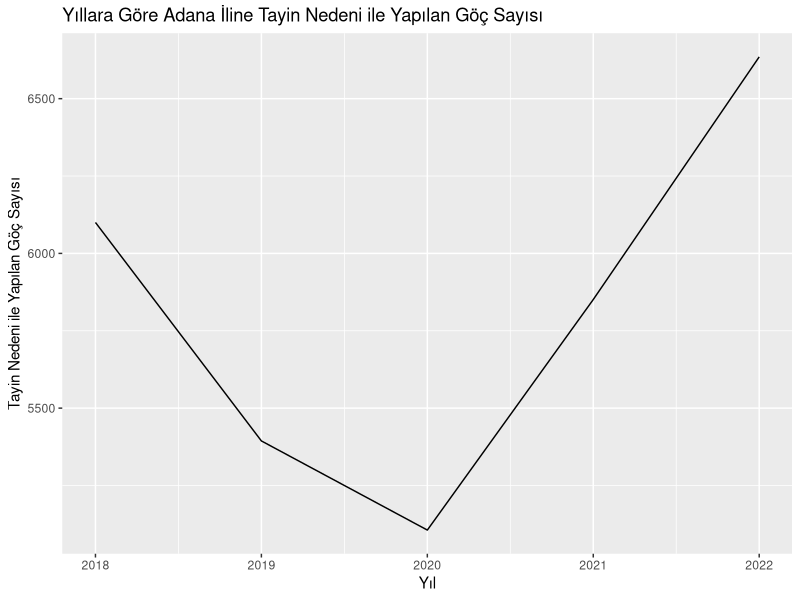
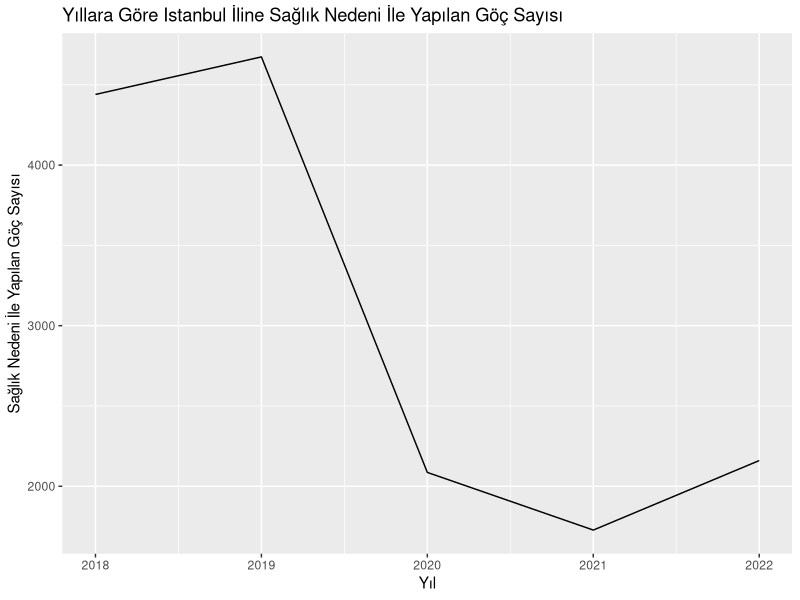
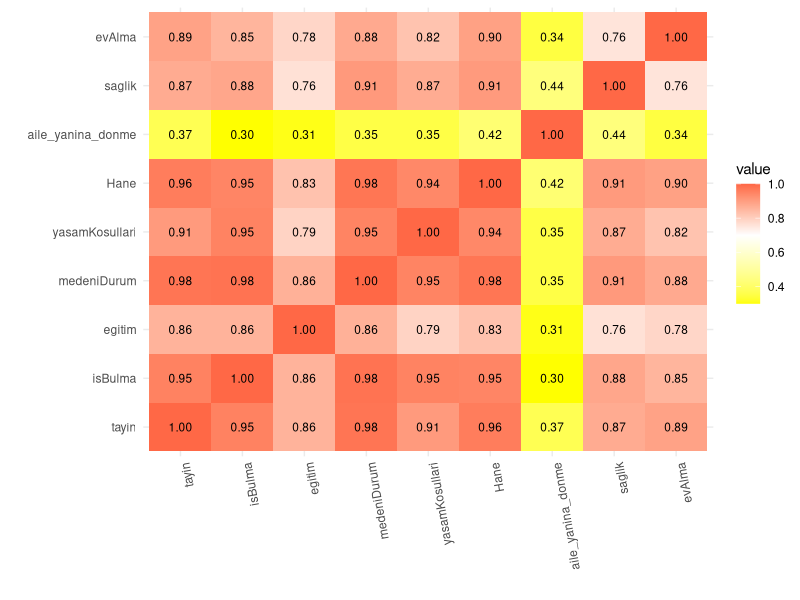
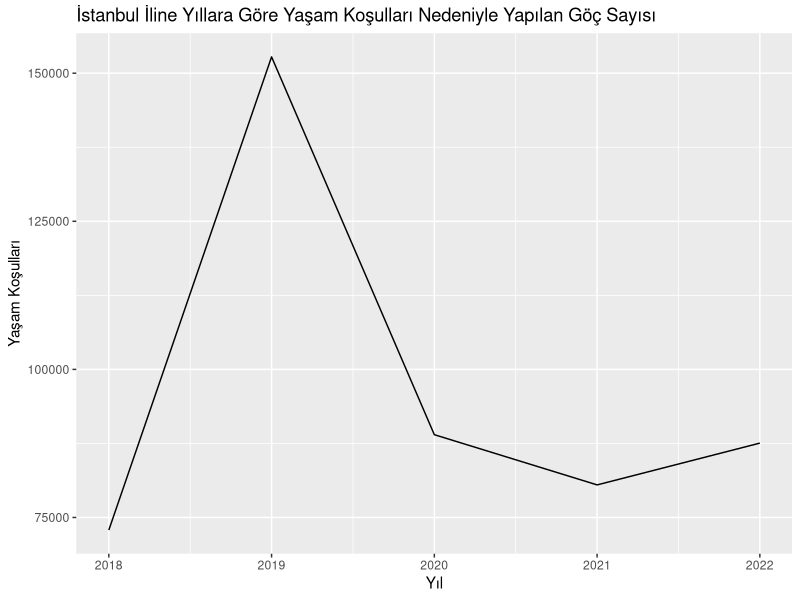
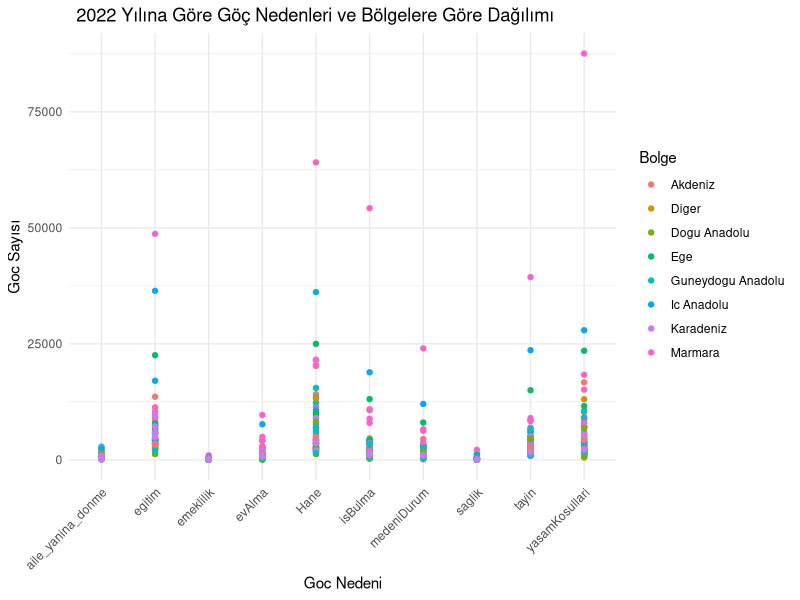
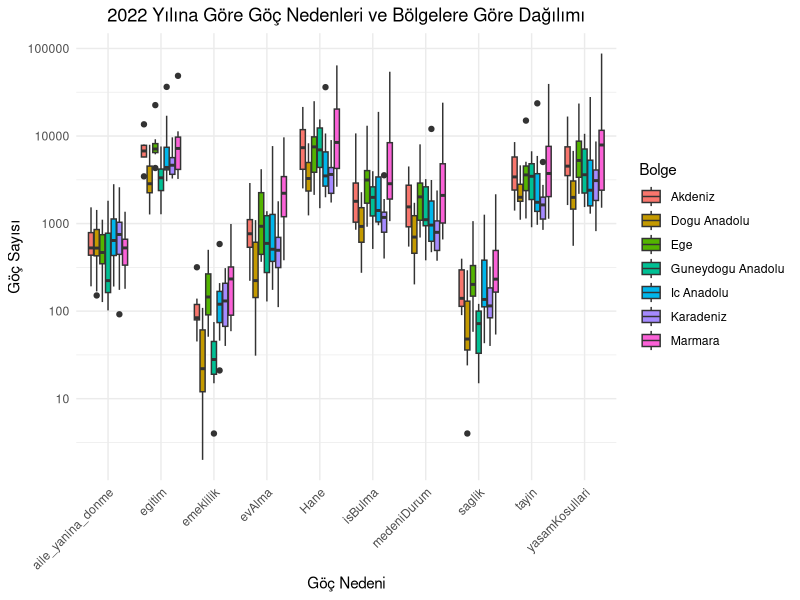
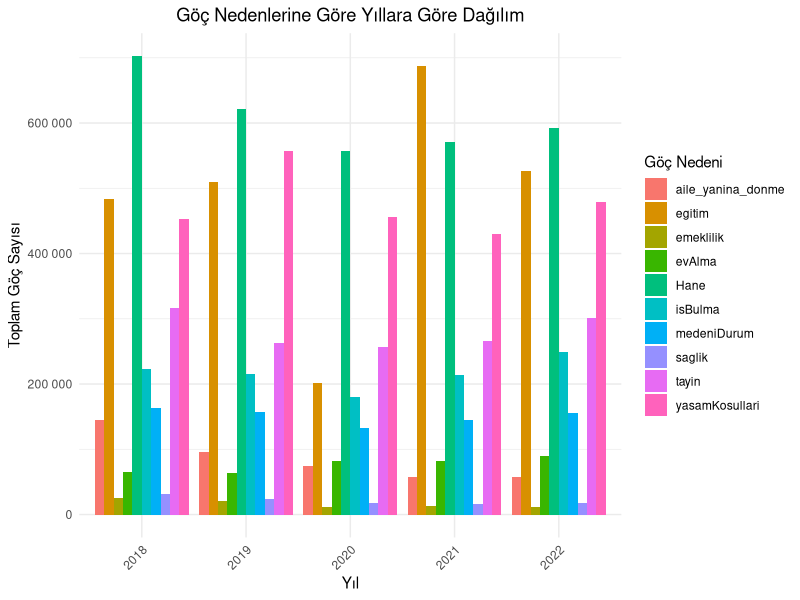
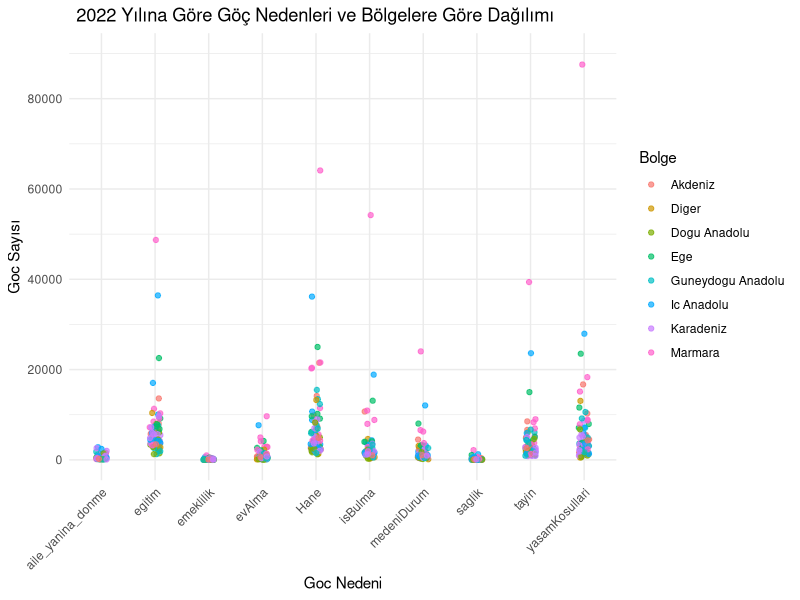

Write the R code that produced these figures, in order.
## ---- chunk 1

library(readxl)
library(ggplot2)
library(tidyverse)
library(dplyr)
library(knitr)
library(ggrepel)
library(reshape2)
library(gridExtra)
## ---- chunk 2
##exceldosyasını okuma
alinan_goc <- read_excel("goc_etme_nedenine_illerin_aldigi_goc.xlsx")
## ---- chunk 3
##veri setinin ilk bir kaç satırını gösterme
head(alinan_goc)
## ---- chunk 4
Sys.setlocale("LC_CTYPE", "turkish")
# Adana ili verisini seçme
adana_verisi <- subset(alinan_goc, il == "Adana")

# Tayin sayılarını görselleştirme
ggplot(data = adana_verisi, aes(x = yil, y = tayin)) +
  geom_line() +
  labs(x = "Yıl", y = "Tayin Nedeni ile Yapılan Göç Sayısı") +
  ggtitle("Yıllara Göre Adana İline Tayin Nedeni ile Yapılan Göç Sayısı")
## ---- chunk 5
Sys.setlocale("LC_CTYPE", "turkish")
# İstanbul ili verisini seçme
istanbul_verisi <- subset(alinan_goc, il == "Istanbul")

# sağlık nedeni ile istanbula göç edenlerinin grafiğini çizme
ggplot(data = istanbul_verisi, aes(x = yil, y = saglik)) +
  geom_line() +
  labs(x = "Yıl", y = "Sağlık Nedeni İle Yapılan Göç Sayısı") +
  ggtitle("Yıllara Göre Istanbul İline Sağlık Nedeni İle Yapılan Göç Sayısı")
## ---- chunk 6
##cor() fonksiyonu kullanılarak alinan_goc veri setindeki belirli sütunlar arasındaki korelasyonlar hesaplanır.
# Korelasyon matrisini hesapla
##cor() fonksiyonu, alinan_goc veri setindeki 3. sütundan 11. sütuna kadar olan sütunlardaki değişkenler arasındaki korelasyonları hesaplar. use = "complete.obs" argümanı, eksik değerleri içeren gözlemleri hesaplama işleminden çıkarır.
correlation_matrix <- cor(alinan_goc[, c(3:11)], use = "complete.obs")
melted_corr_matrix <- melt(correlation_matrix)
##Daha sonra, melt() fonksiyonu kullanılarak korelasyon matrisi eritilir
##melted_corr_matrix <- melt(correlation_matrix) ggplot2 paketi kullanılarak korelasyon matrisi görselleştirilir. 
##geom_tile() fonksiyonu ile korelasyon matrisi, renkli kareler olarak gösterilir. geom_text() fonksiyonu ile her karenin içine korelasyon değerleri yazdırılır. 
##labs() fonksiyonu ile x ve y eksenlerine etiketler eklenir. guides() fonksiyonu ile renk gradyanı için bir renk skalası eklenebilir. Son olarak, theme() fonksiyonları ile grafik stili ayarlanır.
# Ve Korelasyon matrisini görselleştirilir
ggplot(melted_corr_matrix, aes(Var1, Var2, fill = value)) +
  geom_tile() + 
   geom_text(aes(label = sprintf("%.2f", value)), color = "black", size = 3) +
  labs(x = " ", y = " ") + 
  guides(color = guide_legend(title = "Değer")) + 
  scale_fill_gradient2(low = "yellow", high = "red", mid = "white", midpoint = 0.7) +
  theme_minimal() +
  theme(axis.text.x = element_text(angle = 100, hjust = 1))
## ---- chunk 7
##alinan_goc veri çerçevesindeki veriyi daha "düzenli" bir formata dönüştürür ve new_tidy_data adında yeni bir veri seti oluşturur. Buradaki amaç, veriyi daha analiz edilebilir hale getirmek ve veri işleme sürecini kolaylaştırmaktır
##pivot_longer() fonksiyonu kullanılarak, veri çerçevesindeki sütunlar uzun formata dönüştürülür. Yani, her bir göç nedeni bir sütun yerine, il ve yil sütunları sabit kalacak şekilde, diğer sütunlar göç nedeni ve göç sayısı olacak şekilde yeniden yapılandırılır
##cols = -c(il, yil): il ve yil sütunları dışındaki tüm sütunlar işleme alınır names_to = "gocNedeni": Sütun adları, "gocNedeni" adında yeni bir sütuna dönüştürülür.
##mutate() fonksiyonu kullanılarak, "gocNedeni" sütunu karakter veri tipine dönüştürülür
##head() fonksiyonu kullanılarak, yeni oluşturulan new_tidy_data veri çerçevesinin ilk altı satırı ekrana yazdırılır

new_tidy_data <- alinan_goc %>%
  pivot_longer(cols = -c(il, yil), names_to = "gocNedeni", values_to = "gocSayisi") %>%
  mutate(gocNedeni = as.character(gocNedeni))
head(new_tidy_data)
## ---- chunk 8
##veri setindeki sütun adlarını döndürür
colnames(new_tidy_data)

## ---- chunk 9
##new_tidy_data veri setindeki her sütundaki eksik değerlerin sayısını hesaplama
colSums(is.na(new_tidy_data))
## ---- chunk 10
##new_tidy_data veri setinde herhangi bir eksik değer olup olmadığını kontrol eder.
##any(): Bu fonksiyon, bir vektör veya matrisin herhangi bir elemanının belirtilen koşulu sağlayıp sağlamadığını kontrol eder. 
any(is.na(new_tidy_data))
## ---- chunk 11
##data setinin yapısını özetleme
str(new_tidy_data)
## ---- chunk 12
##new_tidy_data veri setindeki tekrarlanan satırların sayısını hesaplar.
sum(duplicated(new_tidy_data))
## ---- chunk 13
##new_tidy_data veri setindeki "gocSayisi" adlı sütunun özet istatistikleri hesaplanır
summary(new_tidy_data$gocSayisi)
## ---- chunk 14
##new_tidy_data veri setindeki verileri gocSayisi sütununa göre sıralama ve ilk altı satırını ekrana yazdırma
new_tidy_data %>% arrange(gocSayisi) %>% head()
## ---- chunk 15
##new_tidy_data veri setindeki verileri gocSayisi sütununa göre azalan sıraya göre sıralama ve ilk altı satırını ekrana yazdırma
new_tidy_data %>% arrange(desc(gocSayisi)) %>% head()
## ---- chunk 16
Sys.setlocale("LC_CTYPE", "turkish")
# İstanbul ili verisini seçme
istanbul_verisi2 <- subset(alinan_goc, il == "Istanbul")

# Tayin sayılarını görselleştirme
ggplot(data = istanbul_verisi2, aes(x = yil, y = yasamKosullari)) +
  geom_line() +
  labs(x = "Yıl", y = "Yaşam Koşulları") +
  ggtitle("İstanbul İline Yıllara Göre Yaşam Koşulları Nedeniyle Yapılan Göç Sayısı")
## ---- chunk 17
## new_tidy_data veri setindeki veriler arasından gocSayisi sütunundaki en yüksek 10 değerigösterme
new_tidy_data %>% top_n(10, gocSayisi)
## ---- chunk 18
##new_tidy_data veri setindeki toplam göç sayısını hesaplamak için bir fonksiyon tanımlar.
toplam_goc_sayisi <- function(new_tidy_data, il, yil) {
  toplam <- sum(new_tidy_data$gocSayisi[new_tidy_data$il == il & new_tidy_data$yil == yil])
  return(toplam)
}
##belirtilen il ve yıl için new_tidy_data veri çerçevesindeki göç sayılarını filtreler ve toplama 
# Örneğin, Adana'daki 2022 yılındaki toplam göç sayısını bulmak için:
print(paste("Adana'da 2022 yılındaki toplam goc sayısı:", toplam_goc_sayisi(new_tidy_data, "Adana", 2022)))
print(paste("İstanbul'da 2022 yılındaki toplam goc sayısı:", toplam_goc_sayisi(new_tidy_data, "Istanbul", 2019)))
## ---- chunk 19
##new_tidy_data veri setinde 2022 yılında en yüksek göç sayısı ve göç nedenini yazdırma
max_goc_2022 <- new_tidy_data %>% 
  filter(yil == 2022) %>%
  select(gocSayisi, gocNedeni) %>%
  filter(gocSayisi == max(gocSayisi))

print(max_goc_2022)
## ---- chunk 20
min_goc_2022 <- new_tidy_data %>% 
  filter(yil == 2022) %>%
  select(gocSayisi, gocNedeni) %>%
  filter(gocSayisi == min(gocSayisi))

print(min_goc_2022)
## ---- chunk 21
new_tidy_data <- new_tidy_data %>%
  mutate(bolge = case_when(
    il %in% c("Istanbul", "Bursa", "Kocaeli", "Tekirdag","Balikesir","Canakkale","Bilecik","Edirne","Kirklareli","Sakarya","Yalova") ~ "Marmara",
    il %in% c("Izmir", "Aydin", "Manisa","Afyonkarahisar","Denizli","Kutahya","Manisa","Mugla","Usak") ~ "Ege",
    il %in% c("Ankara", "Konya", "Eskisehir","Cankiri","Corum","Kayseri","Kirsehir
","Konya","Nevsehir","Nigde","Sivas","Yozgat","Aksaray","Karaman","Kirikkale") ~ "Ic Anadolu",
    il %in% c("Artvin", "Giresun", "Ordu","Rize","Sinop","Tokat","Trabzon","Zonguldak","Amasya","Bolu","Gumushane","Kastamonu","Samsun","Sinop","Bayburt
","Bartin","Karabuk","Duzce") ~ "Karadeniz",
    il %in% c("Adana", "Antalya","Burdur","Hatay","Isparta","Kahramanmaras","Osmaniye") ~ "Akdeniz",
    il %in% c("Adiyaman","Diyarbakir","Gaziantep","Mardin","Siirt","Sanliurfa","Batman","Sirnak","Kilis") ~ "Guneydogu Anadolu",
    il %in% c("Agri","Bingol","Bitlis","Elazig","Erzincan","Erzurum","Hakkari","Kars","Malatya","Muş","Tunceli","Van","Ardahan","Igdir") ~ "Dogu Anadolu",
    TRUE ~ "Diger" # Diğer bölgelere dahil olan iller için bir kategori belirleyin
  ))

ggplot(new_tidy_data %>% filter(yil == 2022), aes(gocNedeni, gocSayisi, color = bolge)) +
  geom_point() +
  labs(title = "2022 Yılına Göre Göç Nedenleri ve Bölgelere Göre Dağılımı",
       x = "Goc Nedeni",
       y = "Goc Sayısı",
       color = "Bolge") +
  
  theme_minimal() +
  theme(plot.title = element_text(hjust = 0.10),
        axis.text.x = element_text(angle = 45, hjust = 1))  # X eksenindeki etiketleri 45 derece döndür
## ---- chunk 22
Sys.setlocale("LC_CTYPE", "turkish")
##boxplot data görselleştirme
new_tidy_data <- new_tidy_data %>%
  mutate(bolge = case_when(
    il %in% c("Istanbul", "Bursa", "Kocaeli", "Tekirdag","Balikesir","Canakkale","Bilecik","Edirne","Kirklareli","Sakarya","Yalova") ~ "Marmara",
    il %in% c("Izmir", "Aydin", "Manisa","Afyonkarahisar","Denizli","Kutahya","Manisa","Mugla","Usak") ~ "Ege",
    il %in% c("Ankara", "Konya", "Eskisehir","Cankiri","Corum","Kayseri","Kirsehir
","Konya","Nevsehir","Nigde","Sivas","Yozgat","Aksaray","Karaman","Kirikkale") ~ "Ic Anadolu",
    il %in% c("Artvin", "Giresun", "Ordu","Rize","Sinop","Tokat","Trabzon","Zonguldak","Amasya","Bolu","Gumushane","Kastamonu","Samsun","Sinop","Bayburt
","Bartin","Karabuk","Duzce") ~ "Karadeniz",
    il %in% c("Adana", "Antalya","Burdur","Hatay","Isparta","Kahramanmaras","Osmaniye") ~ "Akdeniz",
    il %in% c("Adiyaman","Diyarbakir","Gaziantep","Mardin","Siirt","Sanliurfa","Batman","Sirnak","Kilis") ~ "Guneydogu Anadolu",
    il %in% c("Agri","Bingol","Bitlis","Elazig","Erzincan","Erzurum","Hakkari","Kars","Malatya","Muş","Tunceli","Van","Ardahan","Igdir") ~ "Dogu Anadolu",
   #TRUE ~ "Diger" # Diğer bölgelere dahil olan iller için bir kategori belirleyin
  ))
ggplot(new_tidy_data %>% filter(yil == 2022 , bolge != "Diger"), aes(x = gocNedeni, y = gocSayisi, fill = bolge)) +
  geom_boxplot() +
  labs(title = "2022 Yılına Göre Göç Nedenleri ve Bölgelere Göre Dağılımı",
       x = "Göç Nedeni",
       y = "Göç Sayısı",
       fill = "Bolge") +
  theme_minimal() +
  theme(plot.title = element_text(hjust = 0.5),
        axis.text.x = element_text(angle = 45, hjust = 1))+
 scale_y_continuous(trans = 'log10', labels = function(x) format(x, scientific = FALSE))  # Y eksenini logaritmik ölçekleme yaparak ayarla
## ---- chunk 23
Sys.setlocale("LC_CTYPE", "turkish")
library(dplyr)
library(ggplot2)

# Veri setindeki göç nedenlerini yıllara göre topla
summarized_data <- new_tidy_data %>%
  group_by(yil, gocNedeni) %>%
  summarise(total_gocSayisi = sum(gocSayisi))

# Bar plot oluştur
ggplot(summarized_data, aes(x = factor(yil), y = total_gocSayisi, fill = gocNedeni)) +
  geom_bar(stat = "identity", position = "dodge") +
  labs(title = "Göç Nedenlerine Göre Yıllara Göre Dağılım",
       x = "Yıl",
       y = "Toplam Göç Sayısı",
       fill = "Göç Nedeni") +
  theme_minimal() +
  theme(plot.title = element_text(hjust = 0.5),
        axis.text.x = element_text(angle = 45, hjust = 1)) +
  scale_y_continuous(labels = scales::number_format())
## ---- chunk 24
new_tidy_data <- new_tidy_data %>%
  mutate(bolge = case_when(
    il %in% c("Istanbul", "Bursa", "Kocaeli", "Tekirdag","Balikesir","Canakkale","Bilecik","Edirne","Kirklareli","Sakarya","Yalova") ~ "Marmara",
    il %in% c("Izmir", "Aydin", "Manisa","Afyonkarahisar","Denizli","Kutahya","Manisa","Mugla","Usak") ~ "Ege",
    il %in% c("Ankara", "Konya", "Eskisehir","Cankiri","Corum","Kayseri","Kirsehir
","Konya","Nevsehir","Nigde","Sivas","Yozgat","Aksaray","Karaman","Kirikkale") ~ "Ic Anadolu",
    il %in% c("Artvin", "Giresun", "Ordu","Rize","Sinop","Tokat","Trabzon","Zonguldak","Amasya","Bolu","Gumushane","Kastamonu","Samsun","Sinop","Bayburt
","Bartin","Karabuk","Duzce") ~ "Karadeniz",
    il %in% c("Adana", "Antalya","Burdur","Hatay","Isparta","Kahramanmaras","Osmaniye") ~ "Akdeniz",
    il %in% c("Adiyaman","Diyarbakir","Gaziantep","Mardin","Siirt","Sanliurfa","Batman","Sirnak","Kilis") ~ "Guneydogu Anadolu",
    il %in% c("Agri","Bingol","Bitlis","Elazig","Erzincan","Erzurum","Hakkari","Kars","Malatya","Muş","Tunceli","Van","Ardahan","Igdir") ~ "Dogu Anadolu",
    TRUE ~ "Diger" # Diğer bölgelere dahil olan iller için bir kategori belirleyin
  ))
ggplot(new_tidy_data %>% filter(yil == 2022), aes(gocNedeni, gocSayisi, color = bolge)) +
  geom_jitter(width = 0.1, height = 0.1,alpha = 0.7) +  # Jittering ile daha fazla aralık
  labs(title = "2022 Yılına Göre Göç Nedenleri ve Bölgelere Göre Dağılımı",
       x = "Goc Nedeni",
       y = "Goc Sayısı",
       color = "Bolge") +
  scale_y_continuous(limits = c(2, max(90000)), breaks = seq(0, max(new_tidy_data$gocSayisi), by = 20000)) +  # Y ekseni aralığını ve etiketlerini ayarla
  theme_minimal() +
  theme(plot.title = element_text(hjust = 0.10),
        axis.text.x = element_text(angle = 45, hjust = 1))  # X eksenindeki etiketleri 45 derece döndür
